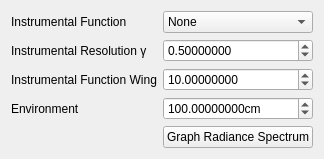
                    <widget class="QWidget" name="radiance">
                        <attribute name="title">
                            <string>Radiance Spectrum</string>
                        </attribute>
                        <layout class="QGridLayout" name="gridLayout_17">
                            <item row="0" column="0">
                                <layout class="QGridLayout" name="gridLayout_18">
                                    <item row="0" column="0">
                                        <layout class="QFormLayout" name="formLayout_8">
                                            <property name="sizeConstraint">
                                                <enum>QLayout::SetFixedSize</enum>
                                            </property>
                                            <item row="0" column="0">
                                                <widget class="QLabel" name="label_29">
                                                    <property name="text">
                                                        <string>Instrumental Function</string>
                                                    </property>
                                                </widget>
                                            </item>
                                            <item row="0" column="1">
                                                <widget class="QComboBox" name="rs_instrumental_fn">
                                                    <item>
                                                        <property name="text">
                                                            <string>None</string>
                                                        </property>
                                                    </item>
                                                    <item>
                                                        <property name="text">
                                                            <string>Rectangular</string>
                                                        </property>
                                                    </item>
                                                    <item>
                                                        <property name="text">
                                                            <string>Triangular</string>
                                                        </property>
                                                    </item>
                                                    <item>
                                                        <property name="text">
                                                            <string>Gaussian</string>
                                                        </property>
                                                    </item>
                                                    <item>
                                                        <property name="text">
                                                            <string>Diffraction</string>
                                                        </property>
                                                    </item>
                                                    <item>
                                                        <property name="text">
                                                            <string>Michelson</string>
                                                        </property>
                                                    </item>
                                                    <item>
                                                        <property name="text">
                                                            <string>Dispersion</string>
                                                        </property>
                                                    </item>
                                                </widget>
                                            </item>
                                            <item row="1" column="1">
                                                <widget class="QDoubleSpinBox" name="rs_instrumental_resolution">
                                                    <property name="decimals">
                                                        <number>8</number>
                                                    </property>
                                                    <property name="minimum">
                                                        <double>0.000001000000000</double>
                                                    </property>
                                                    <property name="maximum">
                                                        <double>100000000000000000.000000000000000</double>
                                                    </property>
                                                    <property name="value">
                                                        <double>0.500000000000000</double>
                                                    </property>
                                                </widget>
                                            </item>
                                            <item row="2" column="0">
                                                <widget class="QLabel" name="label_2">
                                                    <property name="text">
                                                        <string>Instrumental Function Wing</string>
                                                    </property>
                                                </widget>
                                            </item>
                                            <item row="2" column="1">
                                                <widget class="QDoubleSpinBox" name="rs_instrumental_fn_wing">
                                                    <property name="decimals">
                                                        <number>8</number>
                                                    </property>
                                                    <property name="minimum">
                                                        <double>0.000001000000000</double>
                                                    </property>
                                                    <property name="maximum">
                                                        <double>99999999999999991433150857216.000000000000000</double>
                                                    </property>
                                                    <property name="value">
                                                        <double>10.000000000000000</double>
                                                    </property>
                                                </widget>
                                            </item>
                                            <item row="3" column="0">
                                                <widget class="QLabel" name="label_30">
                                                    <property name="text">
                                                        <string>Environment</string>
                                                    </property>
                                                </widget>
                                            </item>
                                            <item row="3" column="1">
                                                <layout class="QHBoxLayout" name="horizontalLayout_13">
                                                    <item>
                                                        <widget class="QDoubleSpinBox" name="rs_path_length">
                                                            <property name="buttonSymbols">
                                                                <enum>QAbstractSpinBox::UpDownArrows</enum>
                                                            </property>
                                                            <property name="specialValueText">
                                                                <string/>
                                                            </property>
                                                            <property name="correctionMode">
                                                                <enum>QAbstractSpinBox::CorrectToPreviousValue</enum>
                                                            </property>
                                                            <property name="prefix">
                                                                <string/>
                                                            </property>
                                                            <property name="suffix">
                                                                <string>cm</string>
                                                            </property>
                                                            <property name="decimals">
                                                                <number>8</number>
                                                            </property>
                                                            <property name="maximum">
                                                                <double>10000000.000000000000000</double>
                                                            </property>
                                                            <property name="value">
                                                                <double>100.000000000000000</double>
                                                            </property>
                                                        </widget>
                                                    </item>
                                                </layout>
                                            </item>
                                            <item row="4" column="1">
                                                <widget class="QPushButton" name="graph_rs_button">
                                                    <property name="text">
                                                        <string>Graph Radiance Spectrum</string>
                                                    </property>
                                                </widget>
                                            </item>
                                            <item row="1" column="0">
                                                <widget class="QLabel" name="label">
                                                    <property name="text">
                                                        <string>Instrumental Resolution γ</string>
                                                    </property>
                                                </widget>
                                            </item>
                                        </layout>
                                    </item>
                                </layout>
                            </item>
                        </layout>
                    </widget>
